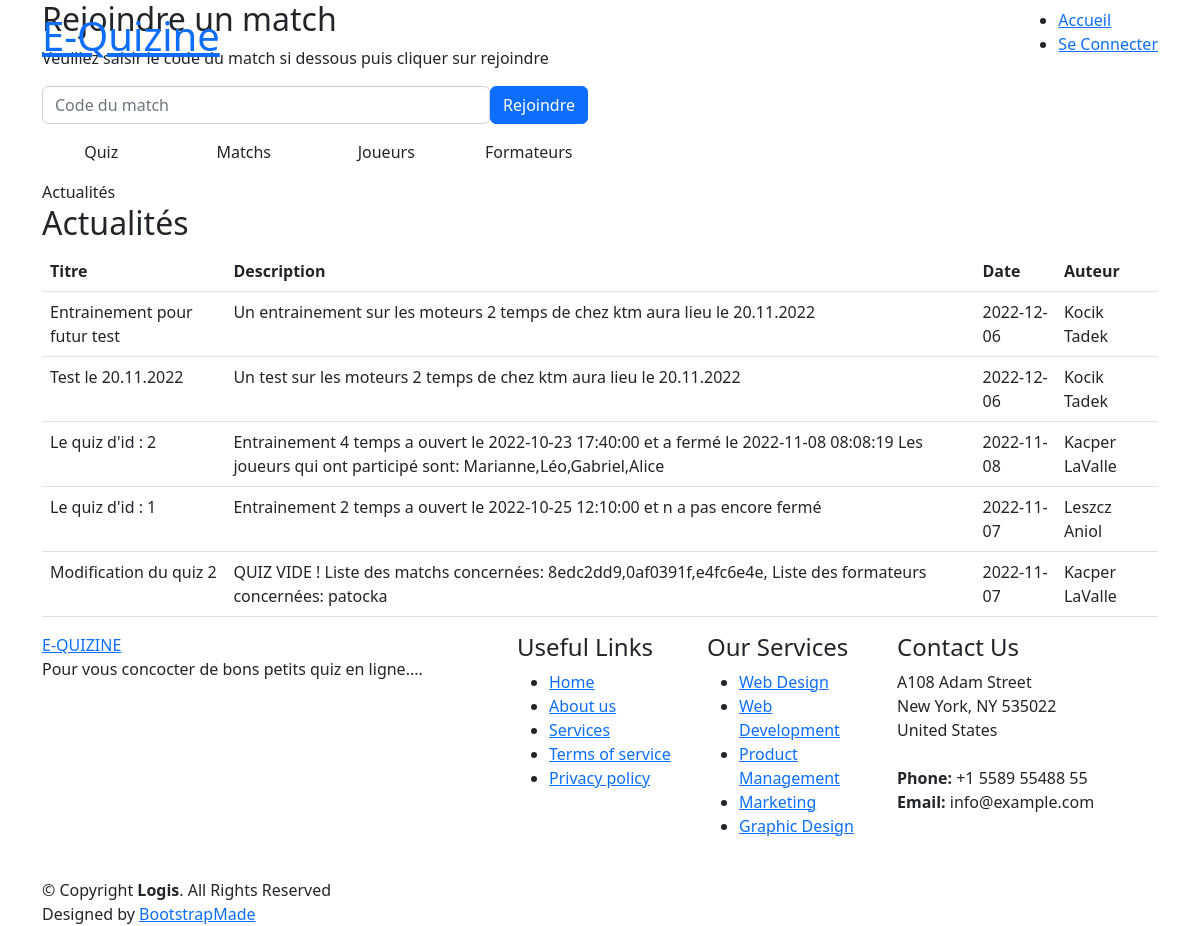
Screenshot of /v2/CodeIgniter/index.php with the database file from the repository.
### tables this page shows
CREATE TABLE `t_actu_act` (
  `act_id` int(11) NOT NULL,
  `act_int` varchar(100) NOT NULL,
  `act_date` date NOT NULL,
  `act_txt` varchar(500) NOT NULL,
  `act_etat` char(1) NOT NULL,
  `cpt_id` int(11) NOT NULL
);

### v2/CodeIgniter/application/controllers/Accueil.php (called while the page is built, shortened)
<?php
class Accueil extends CI_Controller {
 public function __construct()
 {
 $this->load->model('db_model');
 $this->load->helper('url');
 }
 public function afficher()
 {
     $data['actu'] = $this->db_model->get_all_actu();
     $data['player'] = $this->db_model->count_player();
     $data['quiz'] = $this->db_model->count_quiz();
     $data['match'] = $this->db_model->count_match();
     $data['forma'] = $this->db_model->count_forma();
     $this->load->helper('form');
     $this->load->library('form_validation');
     $this->form_validation->set_rules('codematch', 'codematch', 'required',array('required'=>
                                        'Veuillez saisir le code du match !'));
     if ($this->form_validation->run() == FALSE)
     {
         $this->load->view('templates/haut');
         $this->load->view('menu_visiteur');
         $this->load->view('page_accueil',$data);
         $this->load->view('templates/bas');
     }
 }
}
?>

### v2/CodeIgniter/index.php (called while the page is built, shortened)
<?php
require_once BASEPATH.'core/CodeIgniter.php';

### v2/CodeIgniter/application/models/Db_model.php (called while the page is built, shortened)
<?php
class Db_model extends CI_Model
{
        public function get_all_actu()
        {
                $query = $this->db->query("SELECT act_id,act_int,act_date,act_txt,CONCAT(pfl_nom , ' ', pfl_prenom) as nopre FROM t_actu_act join t_profil_pfl using(cpt_id)where act_etat='O' order by act_date DESC LIMIT 5;");
                return $query->result_array();
        }
}

### v2/CodeIgniter/application/views/page_accueil.php (the view, shortened to what this page needs)
<section id="hero" class="hero d-flex align-items-center">
  <div class="container">
    <div class="row gy-4 d-flex justify-content-between">
      <div class="col-lg-6 order-2 order-lg-1 d-flex flex-column justify-content-center">
        <h2 data-aos="fade-up">Rejoindre un match</h2>
        <p data-aos="fade-up" data-aos-delay="100">Veuillez saisir le code du match si dessous puis cliquer sur
          rejoindre</p>
            <?php echo form_open(
              'page_accueil',
              'class="form-search d-flex align-items-stretch mb-3"',
              'data-aos="fade-up"',
              'data-aos-delay="200"'
            ); ?>
            <input type="input" class="form-control" name="codematch" maxlength="8" minlength="8" placeholder="Code du match">
            <button type="submit" class="btn btn-primary">Rejoindre</button>
          </form>
          <div class="row gy-4" data-aos="fade-up" data-aos-delay="400">
            <div class="col-lg-3 col-6">
              <div class="stats-item text-center w-100 h-100">
                <p>Quiz</p>
              </div>
            </div>
        <div class="col-lg-3 col-6">
          <div class="stats-item text-center w-100 h-100">
            <p>Matchs</p>
          </div>
        </div>
        <div class="col-lg-3 col-6">
          <div class="stats-item text-center w-100 h-100">
            <p>Joueurs</p>
          </div>
        </div>
        <div class="col-lg-3 col-6">
          <div class="stats-item text-center w-100 h-100">
            <p>Formateurs</p>
          </div>
        </div>
      </div>
    </div>
    <div class="col-lg-5 order-1 order-lg-2 hero-img" data-aos="zoom-out">
    </div>
  </div>
  </div>
</section>
<main id="main">
  <section id="service" class="services pt-0">
    <div class="container" data-aos="fade-up">
      <div class="section-header">
        <span>Actualités</span>
        <h2>Actualités</h2>
      </div>
      <table class="table table-hover">
        <?php
  if ($actu != NULL) {
    echo ("<thead>
      <tr>
        <th>Titre</th>
        <th>Description</th>
        <th>Date</th>
        <th>Auteur</th>
      </tr>
    </thead>
    <tbody>");
    foreach ($actu as $actu) {
      echo ("<tr>");
      echo ("<td>" . $actu['act_int'] . "</td>");
      echo ("<td>" . $actu['act_txt'] . "</td>");
      echo ("<td>" . $actu['act_date'] . "</td>");
      echo ("<td>" . $actu['nopre'] . "</td>");
    }
    echo ("</tbody>");
    echo ("</table>");
  } else {
    echo ("<br>");
    echo ("<p>Aucune actualité pour le moment ...</p>");
    echo ("<br>");
    echo ("<br>");
  }
  ?>
    </div>
  </section>
</main>

### rows the page displays
t_actu_act: act_int "Entrainement pour futur test", act_txt "Un entrainement sur les moteurs 2 temps de chez ktm aura lieu le 20.11.2022", act_date "2022-12-06", nopre "Kocik Tadek"
t_actu_act: act_int "Test le 20.11.2022", act_txt "Un test sur les moteurs 2 temps de chez ktm aura lieu le 20.11.2022", act_date "2022-12-06", nopre "Kocik Tadek"
t_actu_act: act_int "Le quiz d'id : 2", act_txt "Entrainement 4 temps a ouvert le 2022-10-23 17:40:00 et a fermé le 2022-11-08 08:08:19 Les joueurs qui ont participé sont: Marianne,Léo,Gabriel,Alice", act_date "2022-11-08", nopre "Kacper LaValle"
t_actu_act: act_int "Le quiz d'id : 1", act_txt "Entrainement 2 temps a ouvert le 2022-10-25 12:10:00 et n a pas encore fermé", act_date "2022-11-07", nopre "Leszcz Aniol"
t_actu_act: act_int "Modification du quiz 2", act_txt "QUIZ VIDE ! Liste des matchs concernées: 8edc2dd9,0af0391f,e4fc6e4e, Liste des formateurs concernées: patocka", act_date "2022-11-07", nopre "Kacper LaValle"
